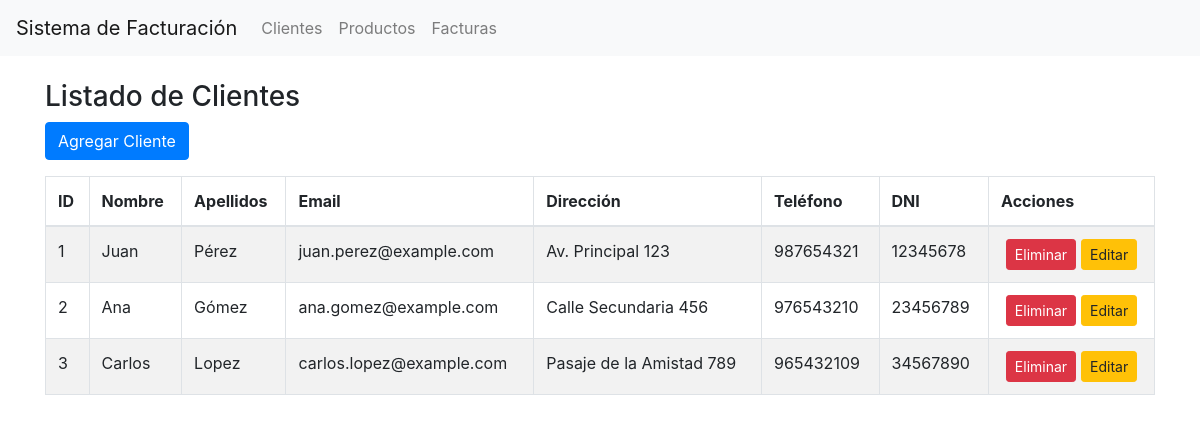
The page /clientes.php on the database its author committed.
### tables this page shows
CREATE TABLE clientes (
    id INT AUTO_INCREMENT PRIMARY KEY,
    nombre VARCHAR(100) NOT NULL,
    apellidos VARCHAR(100) NOT NULL,
    email VARCHAR(100) NOT NULL,
    direccion VARCHAR(150),
    telefono VARCHAR(20),
    dni VARCHAR(8),
    
    UNIQUE(email),
    UNIQUE(dni)
);

### DB/db.php (called while the page is built, shortened)
<?php
class Database {
    private $conn;
    public function __construct() {
        $this->conn = new mysqli("localhost", "root", "", "sistema_facturacion");
    }
    public function getConnection() {
        return $this->conn;
    }
    public function executeQuery($query, $params = []) {
        $stmt = $this->conn->prepare($query);
        if ($stmt->execute()) {
            if (stripos($query, 'SELECT') === 0) {
                $result = $stmt->get_result();
                return $result->fetch_all(MYSQLI_ASSOC);
            }
            return true;
        } else {
            echo "Error en la consulta: " . $stmt->error;
            return false;
        }
    }
}
?>

### clases/Crud.php (called while the page is built, shortened)
<?php
require_once 'DB/db.php';
class Crud {
    private $db;
    public function __construct() {
        $this->db = new Database();
    }
    public function listarClientes() {
        $query = "SELECT * FROM clientes";
        return $this->db->executeQuery($query);
    }
}
?>

### clientes.php (the view, shortened to what this page needs)
<?php
require_once 'DB/db.php';
require_once 'clases/Crud.php';
$crud = new Crud();
$clientes = $crud->listarClientes();
?>
<!DOCTYPE html>
<html lang="es">
<head>
    <link href="https://stackpath.bootstrapcdn.com/bootstrap/4.5.2/css/bootstrap.min.css" rel="stylesheet">
</head>
<body>
<?php include 'navbar.php'; ?>
<div class="container mt-4">
    <h3>Listado de Clientes</h3>
    <button class="btn btn-primary mb-3" data-toggle="modal" data-target="#modalCliente" onclick="prepararAgregar()">Agregar Cliente</button>
    <table class="table table-bordered table-striped">
        <thead>
            <tr>
                <th>ID</th>
                <th>Nombre</th>
                <th>Apellidos</th>
                <th>Email</th>
                <th>Dirección</th>
                <th>Teléfono</th>
                <th>DNI</th>
                <th>Acciones</th>
            </tr>
        </thead>
        <tbody>
            <?php if (empty($clientes)): ?>
                <tr>
                    <td colspan="8" class="text-center">No hay clientes registrados.</td>
                </tr>
            <?php else: ?>
                <?php foreach ($clientes as $cliente): ?>
                    <tr id="cliente-<?php echo $cliente['id']; ?>">
                        <td><?php echo $cliente['id']; ?></td>
                        <td><?php echo $cliente['nombre']; ?></td>
                        <td><?php echo $cliente['apellidos']; ?></td>
                        <td><?php echo $cliente['email']; ?></td>
                        <td><?php echo $cliente['direccion']; ?></td>
                        <td><?php echo $cliente['telefono']; ?></td>
                        <td><?php echo $cliente['dni']; ?></td>
                        <td>
                            <div class="d-flex justify-content-center">
                                <form method="POST" style="margin-right: 5px;">
                                    <button type="submit" name="eliminar" class="btn btn-danger btn-sm">Eliminar</button>
                                </form>
                                <button class="btn btn-warning btn-sm" onclick="prepararEdicion(<?php echo $cliente['id']; ?>, '<?php echo $cliente['nombre']; ?>', '<?php echo $cliente['apellidos']; ?>', '<?php echo $cliente['email']; ?>', '<?php echo $cliente['direccion']; ?>', '<?php echo $cliente['telefono']; ?>', '<?php echo $cliente['dni']; ?>')">Editar</button>
                            </div>
                        </td>
                    </tr>
                <?php endforeach; ?>
            <?php endif; ?>
        </tbody>
    </table>
</div>
</body>
</html>

### rows shown on the page
clientes: id "1", nombre "Juan", apellidos "Pérez", email "juan.perez@example.com", direccion "Av. Principal 123", telefono "987654321", dni "12345678"
clientes: id "2", nombre "Ana", apellidos "Gómez", email "ana.gomez@example.com", direccion "Calle Secundaria 456", telefono "976543210", dni "23456789"
clientes: id "3", nombre "Carlos", apellidos "Lopez", email "carlos.lopez@example.com", direccion "Pasaje de la Amistad 789", telefono "965432109", dni "34567890"
